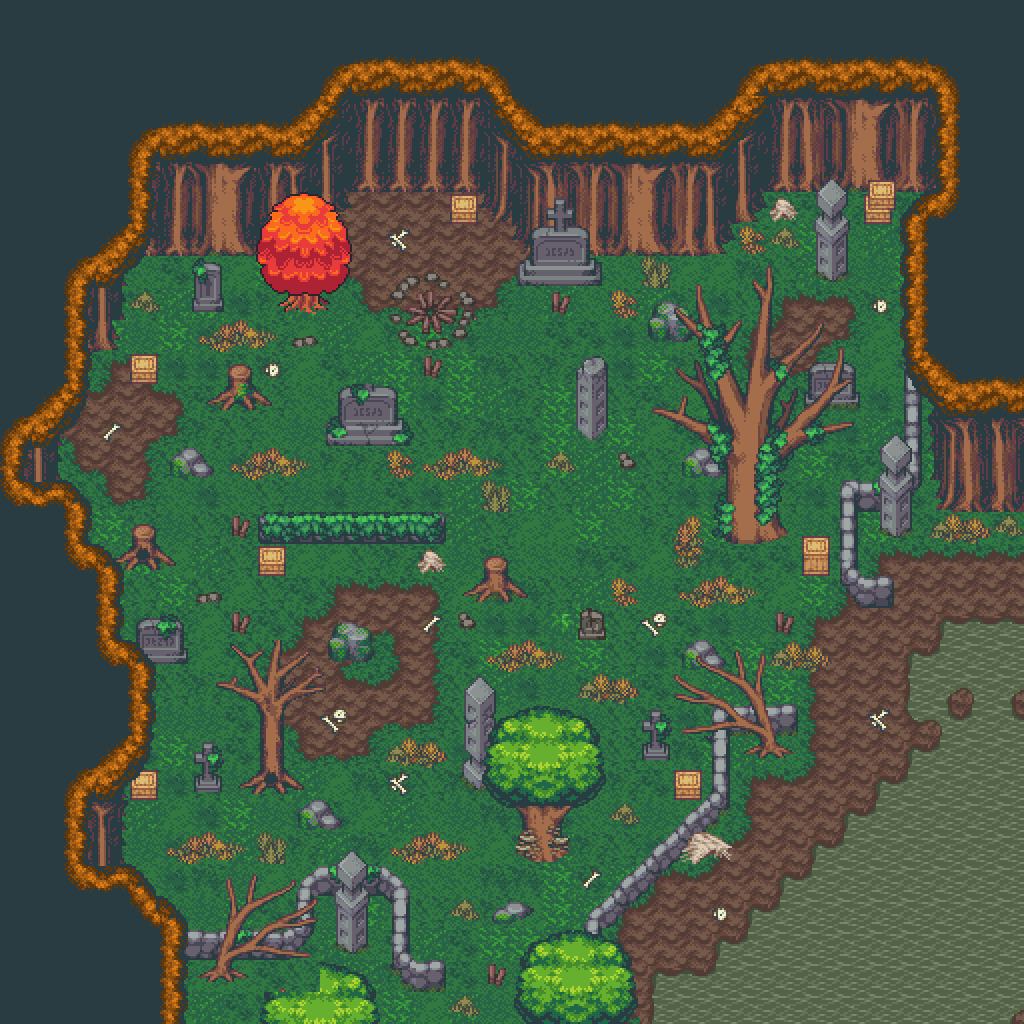

The image is a tile-based game level rendered from a .tmx file. Its description and source (layers, tilesets, objects; grid data summarised) follow:
An orthogonal 32x32 tile map with 32x32 px tiles, 5 tile layers (floor, fence, tree trunks, Object, ...), 9 tilesets.

<map version="1.10" tiledversion="1.10.2" orientation="orthogonal" renderorder="right-down" width="32" height="32" tilewidth="32" tileheight="32" infinite="0" nextlayerid="9" nextobjectid="1">
 <editorsettings>
  <export target="new map 32x32..tmx" format="tmx" />
 </editorsettings>
 <tileset firstgid="1" source="swampterrain_sheet.tsx" />
 <tileset firstgid="393" source="tf_ff_tileB_forest.tsx" />
 <tileset firstgid="649" source="tf_ff_tileB_stone.tsx" />
 <tileset firstgid="905" source="tf_ff_tileB_trees.tsx" />
 <tileset firstgid="1161" source="tileB_dungeon.tsx" />
 <tileset firstgid="1417" source="tf_B_ashlands_2.tsx" />
 <tileset firstgid="1673" source="tf_autumnbrush_2.tsx" />
 <tileset firstgid="1698" source="spidereggs_tiles_tf_2x.tsx" />
 <tileset firstgid="1710" source="32x32.tsx" />
 <layer id="3" name="floor" width="32" height="32">
  <data>[1024 cells, 1024 non-empty, 34 distinct tile ids]</data>
 </layer>
 <layer id="6" name="fence" width="32" height="32">
  <data>[1024 cells, 39 non-empty, 21 distinct tile ids]</data>
 </layer>
 <layer id="5" name="tree trunks" width="32" height="32">
  <data>[1024 cells, 140 non-empty, 51 distinct tile ids]</data>
 </layer>
 <layer id="7" name="Object" width="32" height="32">
  <data>[1024 cells, 187 non-empty, 96 distinct tile ids]</data>
 </layer>
 <layer id="4" name="tree up" width="32" height="32">
  <data>[1024 cells, 407 non-empty, 122 distinct tile ids]</data>
 </layer>
</map>
